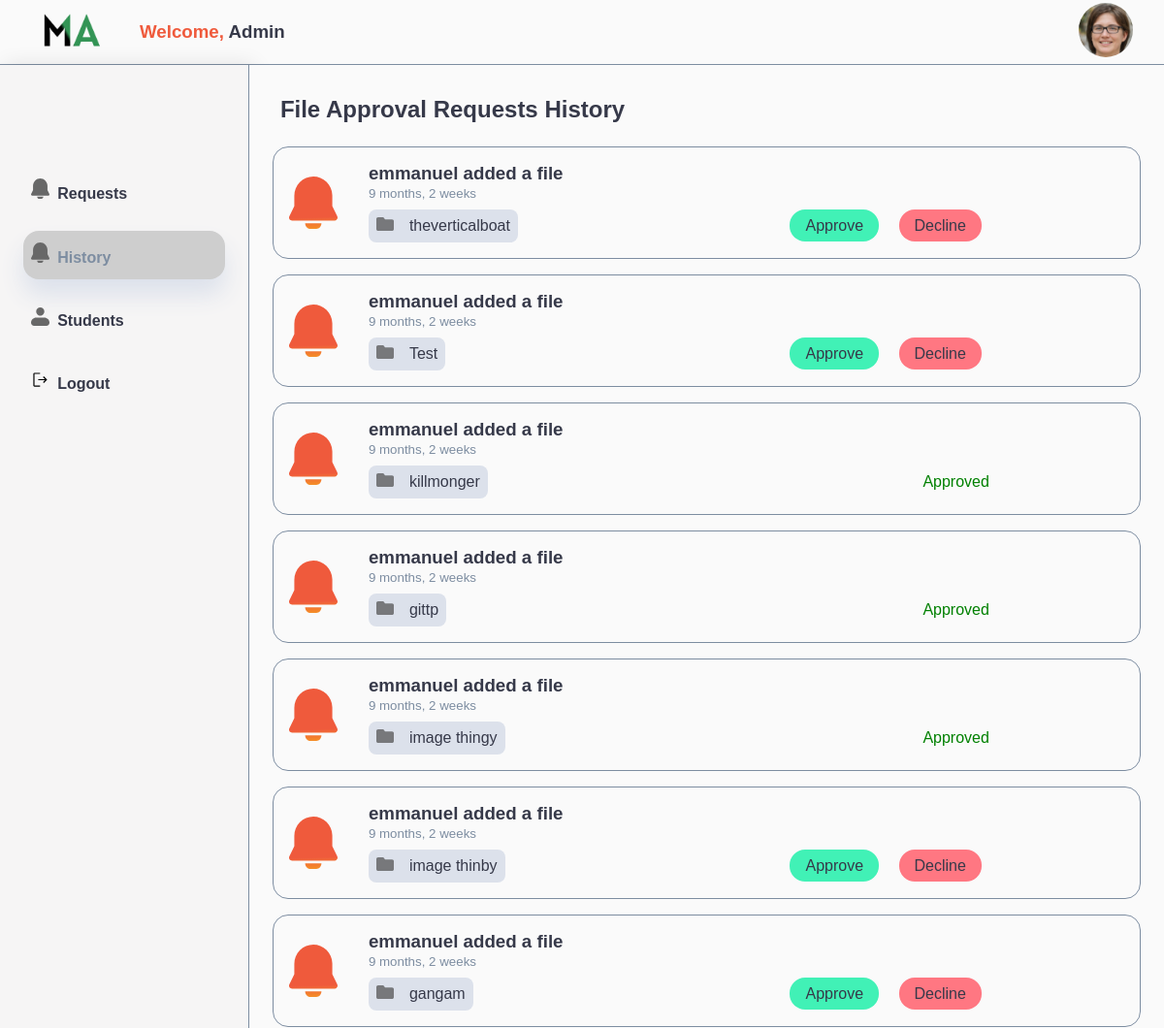
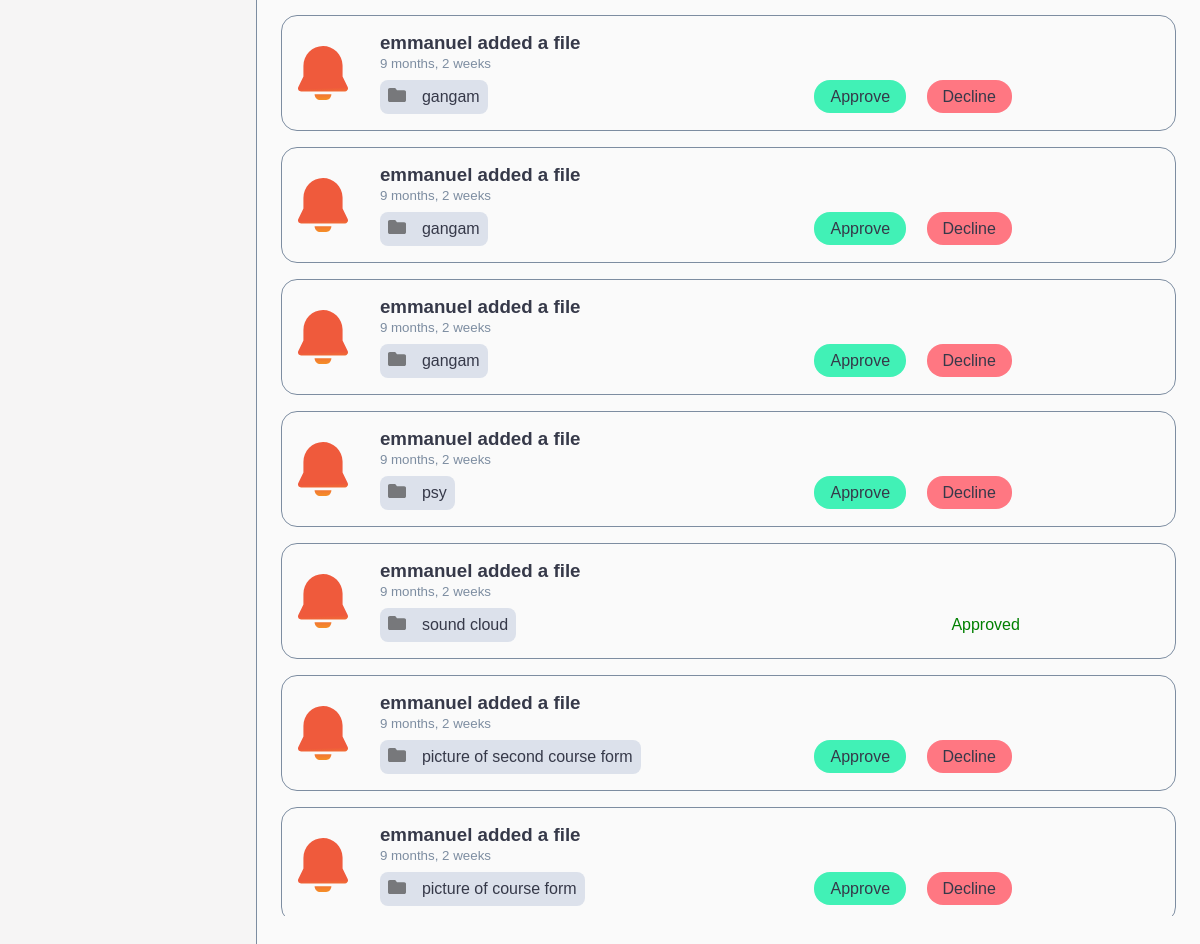
The app's page /history (signed in) with its own data (2 pictures, top to bottom).
### base/models.py (models this page shows, shortened)
class Files(models.Model):
    user = models.ForeignKey(User, on_delete=models.CASCADE)
    file_name = models.CharField(max_length=200, null=True)
    folder_name = models.CharField(max_length=200, null=True)
    file = models.FileField(upload_to="files/", null=False)
    created = models.DateTimeField(default=timezone.now)
    file_type = models.CharField(max_length=200, null=True)
    file_size = models.CharField(max_length=200, null=True)
    status = models.IntegerField(default=0, choices=stats)
    class Meta:
        ordering = ['-created']

### base/views.py (the view)
# urls.py: path('history', views.history, name='history'),
@login_required
def history(request):
    user = request.user
    context={}
    context['userData'] = Allusers.objects.filter(user=user)[0]
    if context['userData'].usercat == 'admin':
        files = Files.objects.all()
        context['files'] = files
        return render(request,"history.html",context)
    return redirect('dashboard')

### base/views.py (called while the page is built)
@register.filter
def strip_longer(value):
    value = str(value)
    if len(value)>40:
        return f"{value[:40]}..."
    return value

### templates/history.html (shortened to what this page needs)
{% load static %}
<!DOCTYPE html>
<html lang="en">
<head>
    <link rel="stylesheet" href="{% static 'style.css' %}">
</head>
<body class="">
   <div class="wrapper">
        <header>
            <div class="left-part" style="display:flex;align-items:center">
                <div class="image"><img src="{% static './mask.png' %}" alt=""></div>
                <h3 style="margin-left:2rem;"><span class="discolor">Welcome,</span> {{ user }}</h3>
            </div>
            <div class="right-part">
                <div class="profile-image">
                    <div class="image">
                        <img src="{% static './avatar-95fb4ee46aae3dcff7a9f901dc0dd0f6.jpg' %}" alt="">
                    </div>
                </div>
            </div>
        </header>
       <div class="main">
        <aside>
            {% if userData.usercat == 'student' %}
            <h3>Files</h3>
            <a href="{% url 'dashboard' %}"><img src="{% static 'folder.svg' %}" alt="" class="active"><span>All Files</span></a>
            <h3>Created Folders</h3>
            {% for folder in folders %}
            {% if folder.folder_name == folda_sort %}
                <a href="{% url 'folder_sort' folder.id %}"><img src="{% static 'folder.svg' %}" alt="" class="active"><span>{{ folder.folder_name }}</span></a>
            {% else %}
                <a href="{% url 'folder_sort' folder.id %}"><img src="{% static 'folder.svg' %}" alt="" class="active"><span>{{ folder.folder_name }}</span></a>
             {% endif %}
            {% endfor %}
            <div class="other">
                <a href="{% url 'notifications' %}"><img src="{% static './notify.svg' %}" alt=""><span>Notifications</span></a>
                <a href="{% url 'logout' %}"><img src="{% static './logout.svg' %}" alt=""><span>Logout</span></a>
            </div>
            {% else %}
            <div class="other">
                <a href="{% url 'dashboard' %}" ><img src="{% static './notify.svg' %}" alt=""><span>Requests</span></a>
                <a href="{% url 'history' %}" class="active"><img src="{% static './notify.svg' %}" alt=""><span>History</span></a>
                <a href="{% url 'students' %}"><img src="{% static './profile.svg' %}" alt=""><span>Students</span></a>
                <a href="{% url 'logout' %}"><img src="{% static './logout.svg' %}" alt=""><span>Logout</span></a>
            </div>
            {% endif %}
        </aside>
        {% if userData.usercat == 'student' %}
        <main>
            <div class="loading-bar">
                <div class="loading"></div>
            </div>
            <div class="topbar">
                <div class="search-box">
                    <input type="text" class="search" placeholder="Search Files" id='search'>
                </div>
                <div class="create-btns">
                    <button onclick="document.querySelector('#upload-file').style.display='grid'"><span><img src="{% static './upload.svg' %}" alt=""></span>Upload File</button>
                    <button onclick="document.querySelector('#create-folder').style.display='grid'"><span><img src="{% static './folder-icon.svg' %}" alt=""></span>Create Folder</button>
                </div>
            </div>
            <div class="recent-files">
                <h1>Recent Uploads</h1>
                <div class="files-row">
                    {% for file in recent_files %}
                    {% if file.file_type == 'image' %}
                    <a class="file" href="http://127.0.0.1:8000/media/{{file.file}}" style="background-image:url('http://127.0.0.1:8000/media/{{file.file}}');background-size:100%;">
                        <div class="overlay"><h3 style="color:var(--white);">{{ file.file_name|strip }}</h3></div>
                        <img src="" alt="" style="padding-top:1.8rem;" >
                    </a>
                    {% else %}
                    <a class="file" href="#">
                        <img src="{% static './file.svg' %}" alt="">
                        <h3>{{ file.file_name|strip }}</h3>
                    </a>
                    {% endif %}
                    {% endfor %}
                </div>
            </div>
            {% if folda_sort %}
            <h1><a href="{% url 'dashboard' %}">All Files</a> &gt; {{ folda_sort }}</h1>
            {% else %}
            <h1><a href="{% url 'dashboard' %}">All Files</a></h1>
            {% endif %}
            <div class="tablebox">
                <table>
                    <thead>
                        <tr>
                            <th>Filename</th>
                            <th>Type</th>
                            <th>Size</th>
                            <th>Date Created</th>
                        </tr>
                    </thead>
                    <tbody id="tablesearch">
                        {% for file in files %}
                        <tr>
                            <td><span>
                                {% if file.file_type == 'image' %}
                                    <img src="{% static './image.svg' %}" alt="">
                                {% elif file.file_type == 'audio' %}
                                    <img src="{% static './audio.svg' %}" alt="">
                                {% elif file.file_type == 'video' %}
                                    <img src="{% static './video.svg' %}" alt="">
                                {% else %}
                                    <img src="{% static './document.svg' %}" alt="">
                                {% endif %}
                            </span><a href="http://127.0.0.1:8000/media/{{file.file}}">{{ file.file_name|strip_longer }}</a></td>
                            <td>{{ file.file_type }}</td>
                            <td>{{ file.file_size }}</td>
                            <td>{{ file.created|date }}, {{ file.created|time }}</td>
                        </tr>
                        {% endfor %}
                    </tbody>
                </table>
            </div>
        </main>
        {% elif userData.usercat == 'admin' %}
        <main>
            <h1>File Approval Requests History</h1>
            <div class="notifications">
                {% for file in files %}
                    {% if file.status == 1 %}
                        <div class="box">
                            <img src="{% static './bell.svg' %}" alt="">
                            <div class="text-box">
                                <h3>{{ file.user }} added a file</h3>
                                <small>{{ file.created|timesince }}</small>
                                <div class="split">
                                    <p><img src="{% static './folder-icon.svg' %}" alt=""><span>{{ file.file_name|strip_longer }}</span></p>
                                    <p class="success"> Approved</p>
                                </div>
                            </div>
                        </div>
                    {% else %}
                        <div class="box">
                            <img src="{% static './bell.svg' %}" alt="">
                            <div class="text-box">
                                <h3>{{ file.user }} added a file</h3>
                                <small>{{ file.created|timesince }}</small>
                                <div class="split">
                                    <p><a href="http://127.0.0.1:8000/media/{{ file.file}}"><img src="{% static './folder-icon.svg' %}" alt=""><span>{{ file.file_name|strip_longer }}</span></a></p>
                                    <div class="other-split">
                                        <a href="{% url 'approve' file.id %}">Approve</a>
                                        <a href="{% url 'reject' file.id %}">Decline</a>
                                    </div>
                                </div>
                            </div>
                        </div>
                    {% endif %}
                {% endfor %}
            </div>
        </main>
        {% endif %}
       </div>
   </div>
</body>
</html>

### static/style.css (style rules this page uses)
:root { --primary:#00afef; --danger:#ff7782; --success:#41f1b6; --warning:#ffbb55; --white:#fefefe; --info-dark:#7d8da1; --info-light:#dce1eb; --dark:#363949; --light:rgba(132, 139, 200, 0.4); --primary-variant:#111e88; --dark-variant:#677483; --background:rgb(250, 250, 250); --modal-background:#00000066; --modal-dark:#5c6979; --card-border-radius:1.6rem; --border-radius-1:0.4rem; --border-radius-2:0.8rem; --border-radius-3:1.2rem; --card-padding:1.8rem; --padding-1:1.2rem; --box-shadow:0 1rem 1.5rem var(--info-light); }
* { margin:0; padding:0; outline: 0; border:0; appearance: none; list-style: none; text-decoration: none; box-sizing: border-box; font-family: "Averta", Arial, Helvetica, sans-serif; transition:all 0.1s ease; }
html, body { overflow-x:hidden; }
.wrapper { width:100vw; height:100vh; background: var(--background); }
h3,p,h1,a { color:var(--dark); }
header { display: flex; flex-direction: row; justify-content: space-between; padding:.2rem 2rem; border-bottom:1px solid var(--info-dark); align-items: center; }
header .left-part .image img, header .right-part .image img { width:5rem; }
header .right-part, header .right-part .top { display:flex; justify-content: space-between; align-items: center; }
header .right-part .image img { border-radius: 50%; width:3.5rem; }
.main { display: flex; }
aside { padding:1rem; border-right:1px solid var(--info-dark); width:20rem; height:100vh; background: #F6F5F5 !important; box-shadow: 5px 0px 20px rgba(0, 0, 0, 0.1); display:flex; flex-direction: column; }
aside p, aside a { padding:.8rem .5rem; border-radius: 1rem; cursor: pointer; transition: all .3s ease; }
aside p.active, aside a.active { box-shadow: var(--box-shadow); background-color: #cecece; color:var(--info-dark); }
aside p img,aside a img { margin-right:1rem; }
aside .other { margin-top:5rem; font-weight: bold; }
aside .other { margin-top:5rem; font-weight: bold; display:flex; flex-direction: column; }
aside .other a { margin:.5rem; }
aside .other a img { margin-right:.5rem; }
aside .other img { width:1.2rem; }
main { padding:1rem; width:100%; background: rgb(250, 250, 250); }
.success { color:green; }
.notifications { width:100%; display: flex; flex-direction: column; overflow-y: scroll; max-height: 75vh; }
.notifications .box { display: flex; border-radius: 1rem; margin:.5rem; border:1px solid var(--info-dark); }
.notifications .box img { padding:1rem; }
.notifications .box .text-box { padding: 1rem; }
.notifications .box .text-box .split { margin-top:.5rem; display: flex; width:40rem; align-items: center; justify-content: space-between; }
.notifications .box .text-box .split p:first-child { background-color: var(--info-light); padding:.5rem; border-radius: .5rem; }
.notifications .box .text-box .split p img { padding:0; padding-right:1rem; }
.notifications small { color:var(--info-dark); }
main h1 { font-size:1.5rem; padding:1rem; text-transform: capitalize; }
header h3 { text-transform: capitalize; }
header h3 .discolor { color:rgb(239,90,60); }
.other-split a { margin: 0 .5rem;padding:.5rem 1rem; border-radius: 1rem; }
.other-split a:first-child { background-color:var(--success); color:var(--dark); }
.other-split a:nth-child(2) { background-color:var(--danger); color:var(--dark); }

### records on screen
Files: user "emmanuel", created "9 months, 2 weeks", file_name "theverticalboat"
Files: user "emmanuel", created "9 months, 2 weeks", file_name "Test"
Files: user "emmanuel", created "9 months, 2 weeks", file_name "killmonger"
Files: user "emmanuel", created "9 months, 2 weeks", file_name "gittp"
Files: user "emmanuel", created "9 months, 2 weeks", file_name "image thingy"
Files: user "emmanuel", created "9 months, 2 weeks", file_name "image thinby"
Files: user "emmanuel", created "9 months, 2 weeks", file_name "gangam"
Files: user "emmanuel", created "9 months, 2 weeks", file_name "gangam"
Files: user "emmanuel", created "9 months, 2 weeks", file_name "gangam"
Files: user "emmanuel", created "9 months, 2 weeks", file_name "gangam"
Files: user "emmanuel", created "9 months, 2 weeks", file_name "psy"
Files: user "emmanuel", created "9 months, 2 weeks", file_name "sound cloud"
Files: user "emmanuel", created "9 months, 2 weeks", file_name "picture of second course form"
Files: user "emmanuel", created "9 months, 2 weeks", file_name "picture of course form"

### other values on screen
{{ user }} "Admin"
